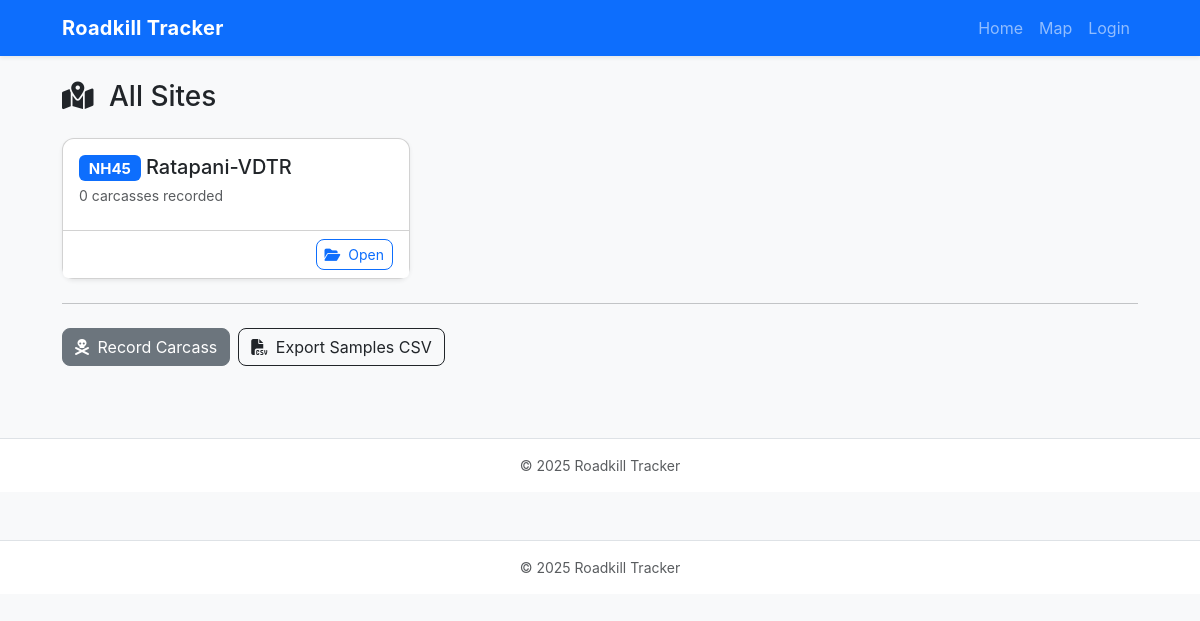
The page / on the database its author committed.
### app.py (models this page shows)
class Site(db.Model):
    id = db.Column(db.Integer, primary_key=True)
    name = db.Column(db.String(140), nullable=False)
    code = db.Column(db.String(20), nullable=False, unique=True)
    description = db.Column(db.Text)

### app.py (the view)
    @app.route('/')
    def index():
        sites = Site.query.all()
        return render_template('index.html', sites=sites)

### templates/index.html (shortened to what this page needs)
{% extends "base.html" %}
{% block content %}
<h3 class="mb-4">
  <i class="fa-solid fa-map-location-dot me-2"></i>
  All Sites
</h3>
{% if sites %}
  <div class="row g-3">
    {% for s in sites %}
      <div class="col-md-6 col-lg-4">
        <div class="card shadow-sm h-100">
          <div class="card-body">
            <h5 class="card-title mb-1">
              <span class="badge bg-primary">{{ s.code }}</span>
              {{ s.name }}
            </h5>
            <p class="text-muted small mb-2">
              {{ s.carcasses|length }} carcasses recorded
            </p>
          </div>
          <div class="card-footer bg-white text-end">
            <a href="{{ url_for('view_site', site_id=s.id) }}" class="btn btn-outline-primary btn-sm">
              <i class="fa-solid fa-folder-open me-1"></i> Open
            </a>
          </div>
        </div>
      </div>
    {% endfor %}
  </div>
{% else %}
  <p class="text-muted">No sites have been added yet.</p>
{% endif %}
<hr class="my-4">
<div class="d-flex flex-wrap gap-2">
  <a href="{{ url_for('new_carcass') }}" class="btn btn-secondary">
    <i class="fa-solid fa-skull-crossbones me-1"></i> Record Carcass
  </a>
  <a href="{{ url_for('export_samples') }}" class="btn btn-outline-dark">
    <i class="fa-solid fa-file-csv me-1"></i> Export Samples CSV
  </a>
</div>
{% endblock %}

### static/app.css (style rules this page uses)
:root { --brand:#0d6efd; }
body { font-family: Inter, system-ui, -apple-system, 'Segoe UI', Roboto, 'Helvetica Neue', Arial; }
.card { border-radius:12px }
.btn { border-radius:8px }

### rows shown on the page
Site: code "NH45", name "Ratapani-VDTR", carcasses|length "0"
